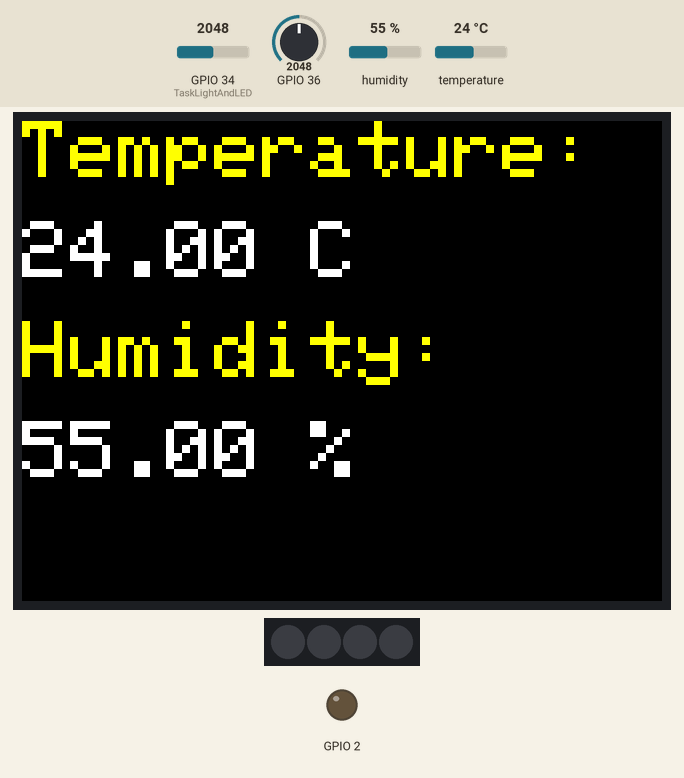
Simulated run of this program. Board: ESP32. On the bench: 320×240 colour display, 4 RGB LEDs in strip order, left to right, output pins drawn as LEDs (lit = HIGH). Inputs (shaded band) come from the test bench; at power-on: GPIO 34 (TaskLightAndLED) = 2048, GPIO 36 = 2048, humidity 55 %, temperature 24 °C. WiFi joins after 1.5 s; servers stay silent unless stated; no MQTT or app messages arrive unless stated; what the program prints to the serial monitor is not drawn.

Above: at 3.4 s.
3.5 s: GPIO 34 (TaskLightAndLED) set to 429
14.0 s: GPIO 34 (TaskLightAndLED) set to 357
At 23.9 s:
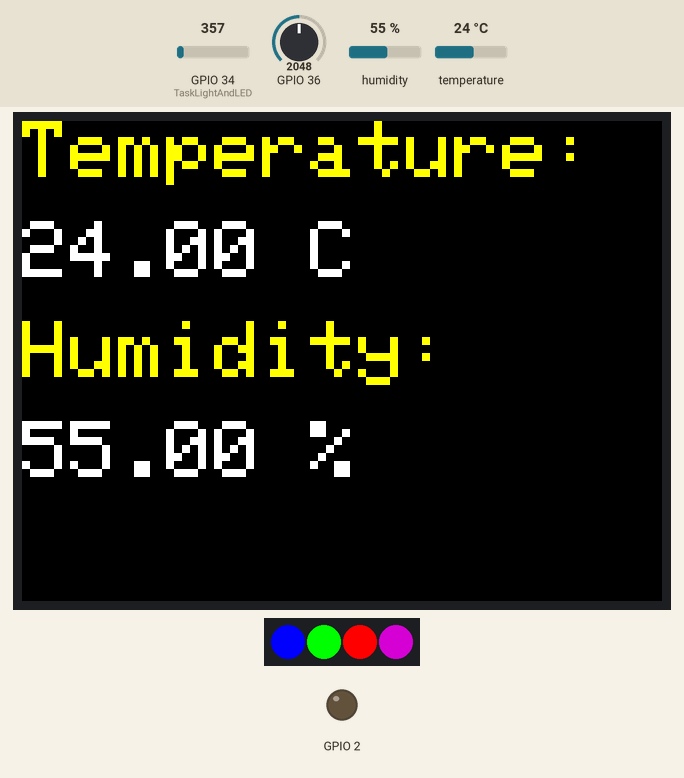
24.3 s: GPIO 36 set to 55
30.5 s: GPIO 36 set to 47
At 39.7 s:
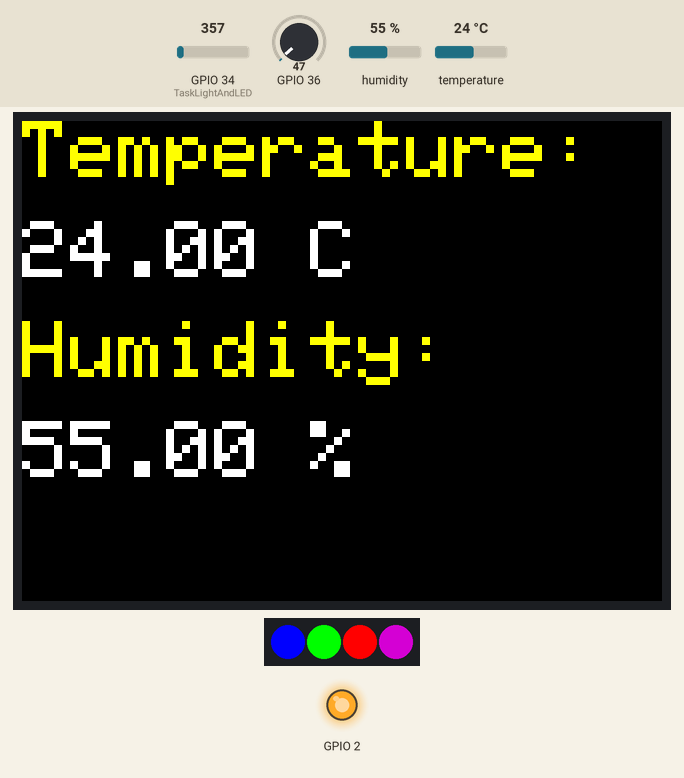
44.5 s: humidity set to 22 %
At 49.7 s:
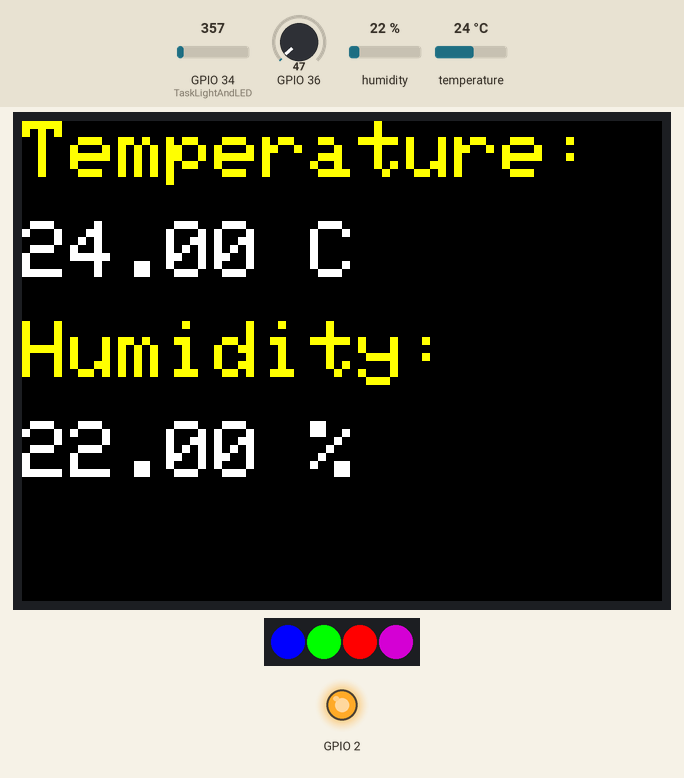
54.8 s: GPIO 34 (TaskLightAndLED) set to 573
60.0 s: GPIO 34 (TaskLightAndLED) set to 633
At 66.2 s:
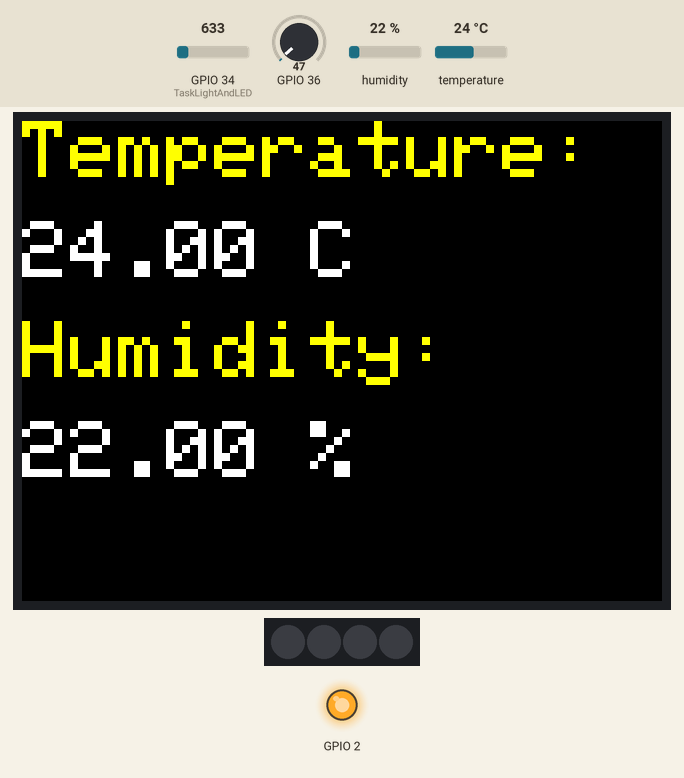
Timing chart, 0 to 67.7 s (numbered marks = the images above; inputs shaded):
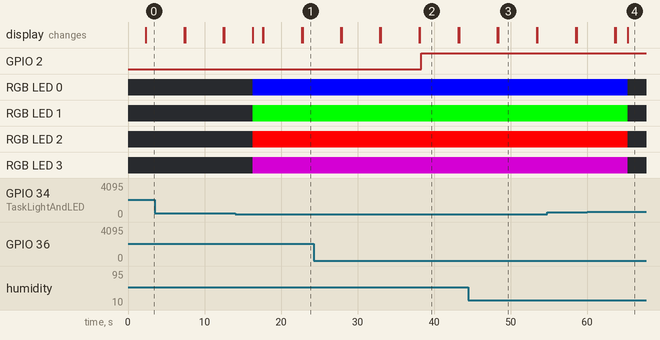

Measured:
- the behaviour switches between 400 and 399 on GPIO 34 (TaskLightAndLED) (found by bisection; images 0 and 1)
- the behaviour switches between 50 and 49 on GPIO 36 (found by bisection; images 1 and 2)
- the behaviour switches between 600 and 601 on GPIO 34 (TaskLightAndLED) (found by bisection; images 3 and 4)
- after the input at 30.5 s, GPIO 2: LOW → HIGH after 7.8 s
- after the input at 44.5 s, the display: first differs from a run without the input after 3.9 s (image 3)
- what the display in image 2 shows lasts 5.0 s, from 38.2 s to 43.2 s

The program:

main.cpp
```cpp
#include <M5Core2.h>
#include <DHT20.h>
#include <Wire.h>
#include <Adafruit_NeoPixel.h>
#include <Adafruit_MQTT.h>
#include <Adafruit_MQTT_Client.h>
#include <WiFi.h>


#define WLAN_SSID "RD-SEAI_2.4G"
#define WLAN_PASS ""
#define AIO_USERNAME  "ThanhTaiNguyen"
#define AIO_KEY       "aio_GAzm50zeE6u2WheOGlKSFLkml5EW"
#define AIO_SERVER      "io.adafruit.com"
#define AIO_SERVERPORT  1883

WiFiClient client;
Adafruit_MQTT_Client mqtt(&client, AIO_SERVER, AIO_SERVERPORT, AIO_USERNAME, AIO_USERNAME, AIO_KEY);

/****************************** Feeds ***************************************/
//Cambiennhietdo
Adafruit_MQTT_Publish cambiennhietdo = Adafruit_MQTT_Publish(&mqtt, AIO_USERNAME "/feeds/cambiennhietdo");

//Cambiendoam
Adafruit_MQTT_Publish cambiendoam = Adafruit_MQTT_Publish(&mqtt, AIO_USERNAME "/feeds/cambiendoam");

//Cambienanhsang
Adafruit_MQTT_Publish cambienanhsang = Adafruit_MQTT_Publish(&mqtt, AIO_USERNAME "/feeds/cambienanhsang");

//nutnhan
Adafruit_MQTT_Subscribe nutnhan1 = Adafruit_MQTT_Subscribe(&mqtt, AIO_USERNAME "/feeds/nutnhan1", MQTT_QOS_1);

//Battatden
Adafruit_MQTT_Publish battatden = Adafruit_MQTT_Publish(&mqtt, AIO_USERNAME "/feeds/battatden");

//Doamdat
Adafruit_MQTT_Publish doamdat = Adafruit_MQTT_Publish(&mqtt, AIO_USERNAME "/feeds/doamdat");


void TaskBlink(void *pvParameters);
void TaskTemperatureHumidity(void *pvParameters);
void TaskSoilMoistureAndRelay(void *pvParameters);
void TaskLightAndLED(void *pvParameters);

DHT20 dht20;
Adafruit_NeoPixel pixels3(4, 13, NEO_GRB + NEO_KHZ800);

void MQTT_connect() {
  int8_t ret;

  // Stop if already connected.
  if (mqtt.connected()) {
    return;
  }

  Serial.print("Connecting to MQTT... ");

  uint8_t retries = 3;
  while ((ret = mqtt.connect()) != 0) { // connect will return 0 for connected
    Serial.println(mqtt.connectErrorString(ret));
    Serial.println("Retrying MQTT connection in 10 seconds...");
    mqtt.disconnect();
    delay(10000);  // wait 10 seconds
    retries--;
    if (retries == 0) {
      // basically die and wait for WDT to reset me
      while (1);
    }
  }
  Serial.println("MQTT Connected!");
}

void setup() {

    M5.begin(true, false, true, true, kMBusModeOutput, false);
    dht20.begin();
    pixels3.begin();

    M5.Lcd.setTextSize(4);
    M5.Lcd.fillScreen(BLACK);


    WiFi.begin(WLAN_SSID, WLAN_PASS);
    delay(2000);

    while (WiFi.status() != WL_CONNECTED) {
    delay(500);
    Serial.print(".");
    }
    Serial.println();
    Serial.print("IP address: ");
    Serial.println(WiFi.localIP());


   xTaskCreate(TaskTemperatureHumidity, "Task Temperature" ,2048  ,NULL  ,2 , NULL);
   xTaskCreate(TaskLightAndLED, "Task Light LED" ,2048  ,NULL  ,2 , NULL);
   xTaskCreate( TaskSoilMoistureAndRelay, "Task Soild Relay" ,2048  ,NULL  ,2 , NULL);
}
void loop() {
  MQTT_connect();
  mqtt.processPackets(10000);
  if(! mqtt.ping()) {
      mqtt.disconnect();
  }
}
void TaskTemperatureHumidity(void *pvParameters) {
  while(1) {
    M5.Lcd.clear();
    dht20.read();
    float Temperature = dht20.getTemperature();
    float Humidity = dht20.getHumidity();

    // Display Temperature
    M5.Lcd.setCursor(0, 0);
    M5.Lcd.setTextColor(YELLOW);
    M5.Lcd.println("Temperature:");
    M5.Lcd.setTextColor(WHITE);
    M5.Lcd.setCursor(0, 50);
    M5.Lcd.printf("%.2f C", Temperature);

    // Display Humidity
    M5.Lcd.setCursor(0, 100);
    M5.Lcd.setTextColor(YELLOW);
    M5.Lcd.println("Humidity:");
    M5.Lcd.setTextColor(WHITE);
    M5.Lcd.setCursor(0, 150);
    M5.Lcd.printf("%.2f %%", Humidity);

    Serial.print("Temperature: ");
    Serial.print(Temperature);
    Serial.println(" C");
    Serial.print("Humidity: ");
    Serial.print(Humidity);
    Serial.println(" %");
    if (cambiennhietdo.publish(Temperature)){
      Serial.println(F("Published Temperature Sensor successfully!!"));
    }
    if (cambiendoam.publish(Humidity)){
      Serial.println(F("Published Humidity Sensor successfully!!"));
    }
    vTaskDelay(5000);

  }
}
void TaskLightAndLED(void *pvParameters) {

  while(1) {
    uint32_t light = analogRead(34);
    Serial.println(F("Light: "));
    Serial.println(light);
    if(light < 400){
      pixels3.setPixelColor(0, pixels3.Color(0,0,255));
      pixels3.setPixelColor(1, pixels3.Color(0,255,0));
      pixels3.setPixelColor(2, pixels3.Color(255,0,0));
      pixels3.setPixelColor(3, pixels3.Color(128, 0, 128));
      pixels3.show();
    }
    if(light > 600){
      pixels3.setPixelColor(0, pixels3.Color(0,0,0));
      pixels3.setPixelColor(1, pixels3.Color(0,0,0));
      pixels3.setPixelColor(2, pixels3.Color(0,0,0));
      pixels3.setPixelColor(3, pixels3.Color(0,0,0));
      pixels3.show();
    }
    if (cambienanhsang.publish(light)){
      Serial.println(F("Published Light Sensor successfully!!"));
    }
    vTaskDelay(7000);
  }
}
void TaskSoilMoistureAndRelay(void *pvParameters) {

  pinMode(2, OUTPUT);

  while(1) {
    uint32_t moisture = analogRead(36);
    if(moisture > 300){
      digitalWrite(2, LOW);
    }
    if(moisture < 50){
      digitalWrite(2, HIGH);
    }
    Serial.println(F("Moisture:"));
    Serial.println(moisture);
    if (doamdat.publish(moisture)){
      Serial.println(F("Published Moisture Sensor successfully!!"));
    }
    vTaskDelay(9000);
  }
}
```
